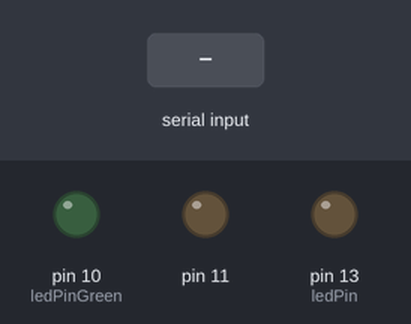
This sketch was run on a simulated Arduino Uno, built with avr-gcc and run on an emulated ATmega328P. Parts: output pins drawn as LEDs (lit = HIGH). Wiring (inferred from the names in the program): 4×4 keypad with keys 1 2 3 A 4 5 6 B 7 8 9 C * 0 # D (labels assumed): rows pin 9, pin 8, pin 7, pin 6; columns pin 5, pin 4, pin 3, pin 2. The inputs (shaded band) are chosen by the test bench. Pins used as bus, display or sensor lines are not drawn.

Above: at 1.2 s.
1.3 s: "1" received over Serial
At 2.4 s:
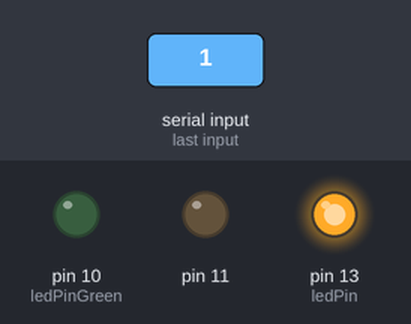
3.2 s: "3" received over Serial
At 5.1 s:
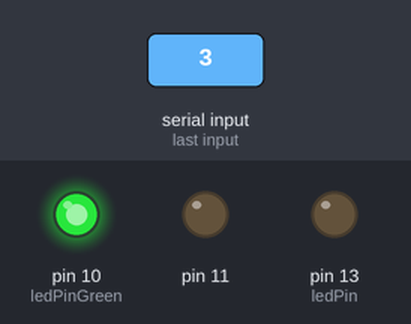
6.2 s: "1" received over Serial
At 6.43 s:
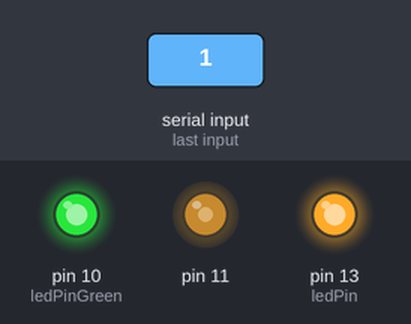
Timing chart, 0 to 9.2 s (numbered marks = the images above; inputs shaded):
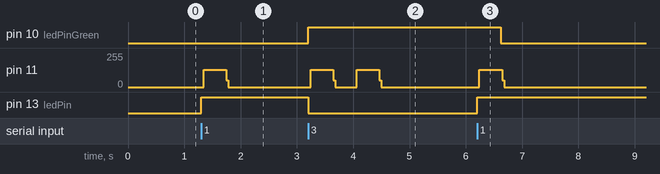

Measured:
- after the input at 1.3 s, pin 11: 0/255 → 129/255 at once, → 0/255 0.40 s later; pin 13 (ledPin): LOW → HIGH at once
- after the input at 3.2 s, pin 10 (ledPinGreen): LOW → HIGH at once; pin 11: 0/255 → 129/255 at once, → 0/255 0.40 s later, → 130/255 0.42 s later, → 0/255 0.40 s later; pin 13 (ledPin): HIGH → LOW at once
- after the input at 6.2 s, pin 10 (ledPinGreen): HIGH → LOW after 0.42 s; pin 11: 0/255 → 130/255 at once, → 0/255 0.40 s later; pin 13 (ledPin): LOW → HIGH at once

The sketch:

pyserial.ino
```cpp
/*
@autor K. Michalsky
 Created on 2015.07.12

 Keypad
 Display pushed key in serial monitor
*/

const int numRows = 4;       // Rows in keypad
const int numCols = 4;       // Columns in Tastatur
const int debounceTime = 50; // Time in milliseconds to stabilize key signal
const int ledPin =  13;
const int ledPinGreen =  10;

// Keymap defines chars for each key
const char keymap[numRows][numCols] = {
  { '1', '2', '3' },
  { '4', '5', '6' },
  { '7', '8', '9' },
  { '*', '0', '#' }
};

// Arrays definition for the Arduino Pins
const int rowPins[numRows] = {9, 8, 7, 6};
const int colPins[numCols] = {5, 4, 3, 2};

void setup() {
  Serial.begin(9600);                        // Open Serial Port
  for (int row = 0; row < numRows; row++) {
    pinMode(rowPins[row],INPUT);             // Switch Pins for Rows as input
    digitalWrite(rowPins[row],HIGH);         // Activate Pullups
  }
  for (int column = 0; column < numCols; column++) {
    pinMode(colPins[column],OUTPUT);         // Switch Pins for Columns as input
    digitalWrite(colPins[column],HIGH);      // Columns are inactive
  }

  pinMode(ledPin, OUTPUT);
  pinMode(ledPinGreen, OUTPUT);
  pinMode(11,OUTPUT);
}

void loop() {
  int valor_recebido;
  valor_recebido = Serial.read();

  if(valor_recebido == '1')
  {
      digitalWrite(ledPin, HIGH);
      tom(11,1500,400); //LA
      digitalWrite(ledPinGreen, LOW);
  }
  if(valor_recebido == '2')
  {
      digitalWrite(ledPin, LOW);
      digitalWrite(ledPinGreen, LOW);
  }
  if(valor_recebido == '3')
  {
      digitalWrite(ledPin, LOW);
      digitalWrite(ledPinGreen, HIGH);
      tom(11,1500,400); //LA
      delay(400);
      tom(11,1500,400); //LA
  }

  char key = getKey();
  if( key != 0) {                  // if key was pushed
    Serial.println(key);           // display key
    delay(10);                     // wait 10ms for next input
  }
}

// getKey() returns pushed key or 0 if no key was pushed
char getKey(){
  char key = 0;                                     // 0 means no key was pushed
  for(int column = 0; column < numCols; column++) {
    digitalWrite(colPins[column],LOW);              // Activate column.
    for(int row = 0; row < numRows; row++){         // Test for all raws if key was pushed.
      if(digitalRead(rowPins[row]) == LOW){         // key pushed?
        delay(debounceTime);                        // Stabilize signal
        while(digitalRead(rowPins[row]) == LOW) ;   // Wait for key to be released
        key = keymap[row][column];                  // Put char of pushed key in variable key
      }
    }
    digitalWrite(colPins[column],HIGH);             // Activate column
  }
  return key;                                       // return key or 0
}

void tom(char pino, int frequencia, int duracao){
  float periodo = 1000.0/frequencia; //Periodo em ms
  for (int i = 0; i< duracao/(periodo);i++){ //Executa a rotina de dentro o tanta de vezes que a frequencia desejada cabe dentro da duracao
    digitalWrite(pino,HIGH);
    delayMicroseconds(periodo*500); //Metade do periodo em ms
    digitalWrite(pino, LOW);
    delayMicroseconds(periodo*500);
  }
}
```
